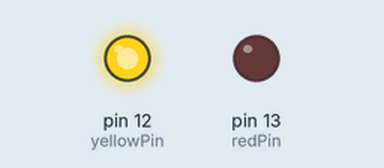
Recording of a sketch running on a simulated Arduino Uno, built with avr-gcc and run on an emulated ATmega328P. Shown: output pins drawn as LEDs (lit = HIGH).

Above: at 0.2 s.
At 5.2 s:
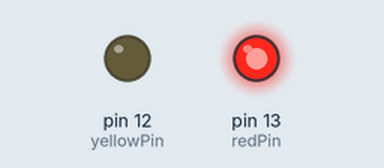
At 9.7 s:
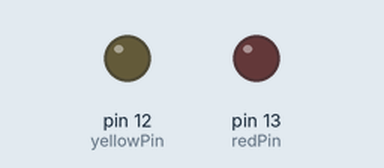
Timing chart, 0 to 10.4 s (numbered marks = the images above):
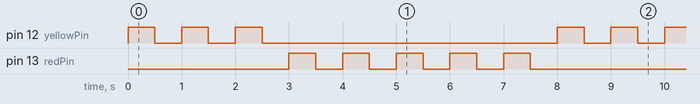

The sketch:

sketch_10_practicaFor.ino
```cpp
int yellowPin = 12;
int redPin = 13;
int dt = 500;
int yellow = 2;
int red = 4;
int i;


void setup() {
  pinMode(yellowPin,OUTPUT);
  pinMode(redPin,OUTPUT);

}

void loop() {

  for (i = 0; i <= yellow; i++){
    digitalWrite(yellowPin,HIGH);
    delay(dt);
    digitalWrite(yellowPin,LOW);
    delay(dt);

  }

  for (i = 0; i <= red; i++){
    digitalWrite(redPin,HIGH);
    delay(dt);
    digitalWrite(redPin,LOW);
    delay(dt);

  }

}
```

Measured:
- by itself, pin 12 (yellowPin): repeats every 8.0 s: 2 × (LOW 0.50 s, HIGH 0.50 s), LOW 5.5 s, HIGH 0.50 s
- by itself, pin 13 (redPin): repeats every 8.0 s: 4 × (LOW 0.50 s, HIGH 0.50 s), LOW 3.5 s, HIGH 0.50 s
- by itself, everything shown: repeats every 8.0 s, in 16 steps
